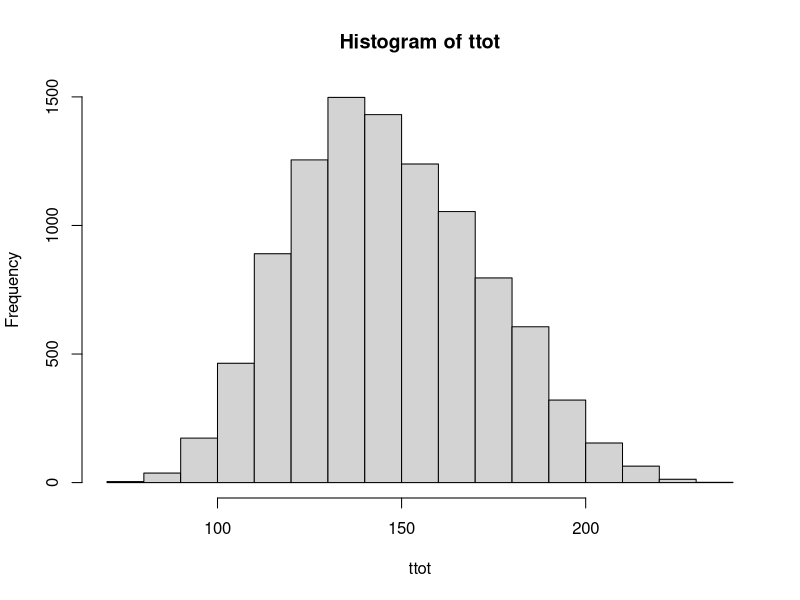
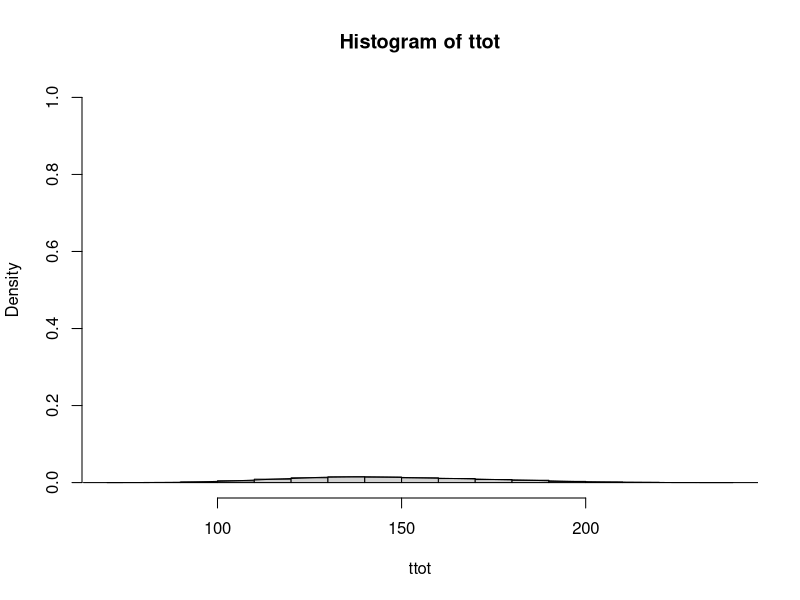
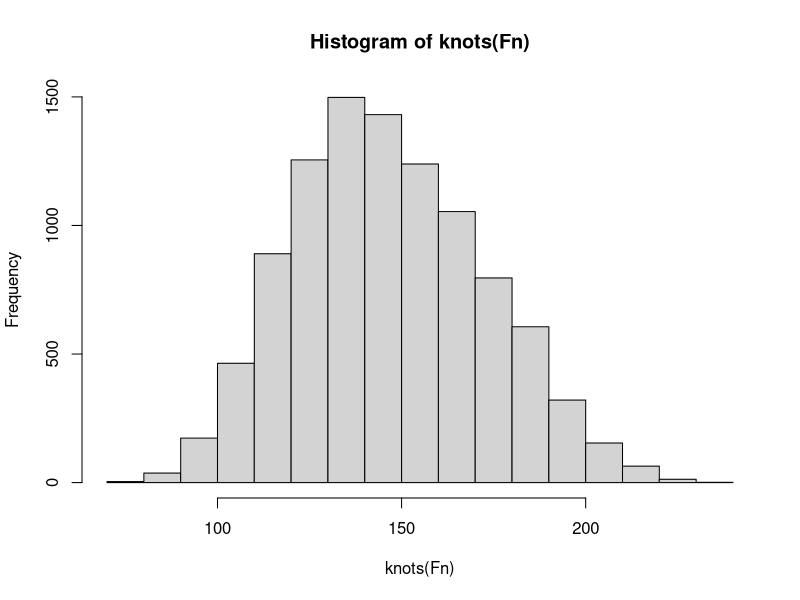
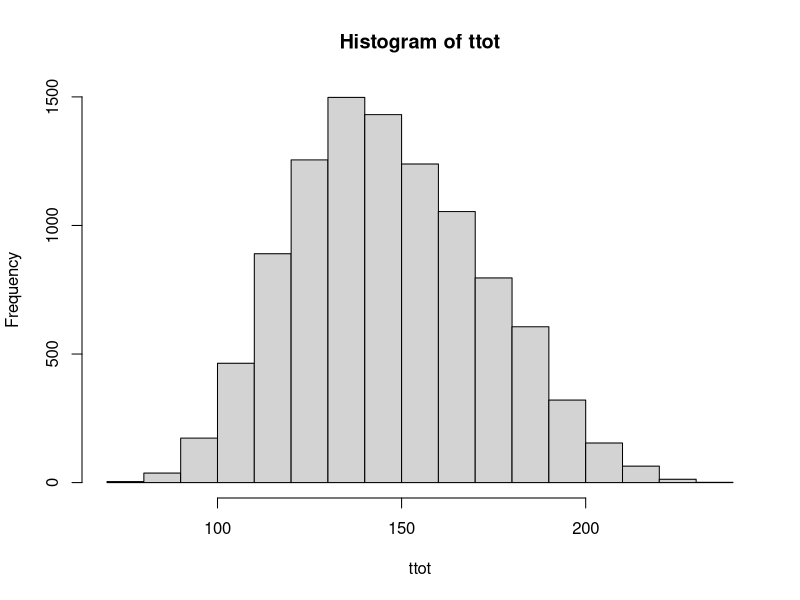
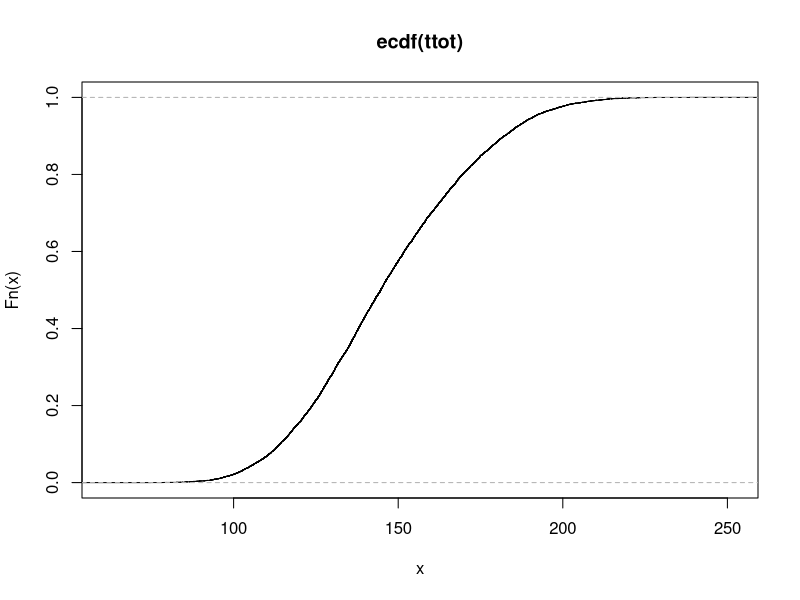
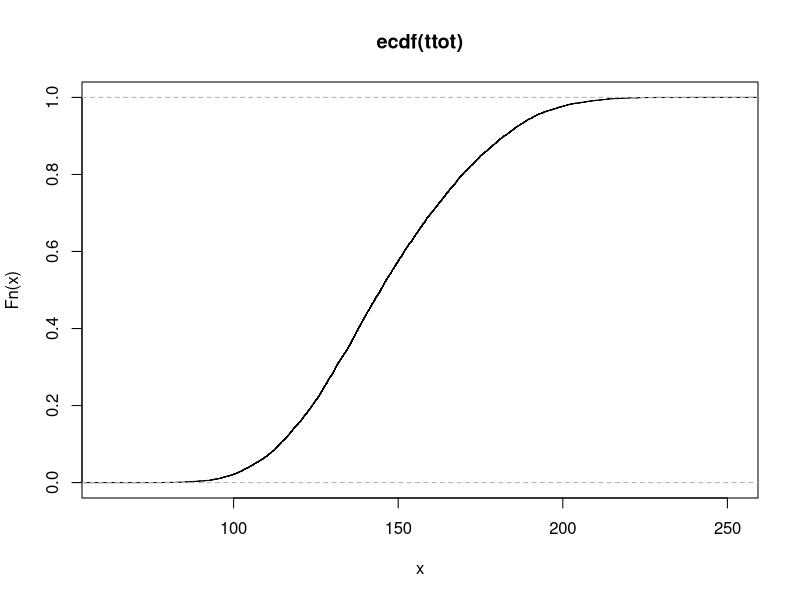
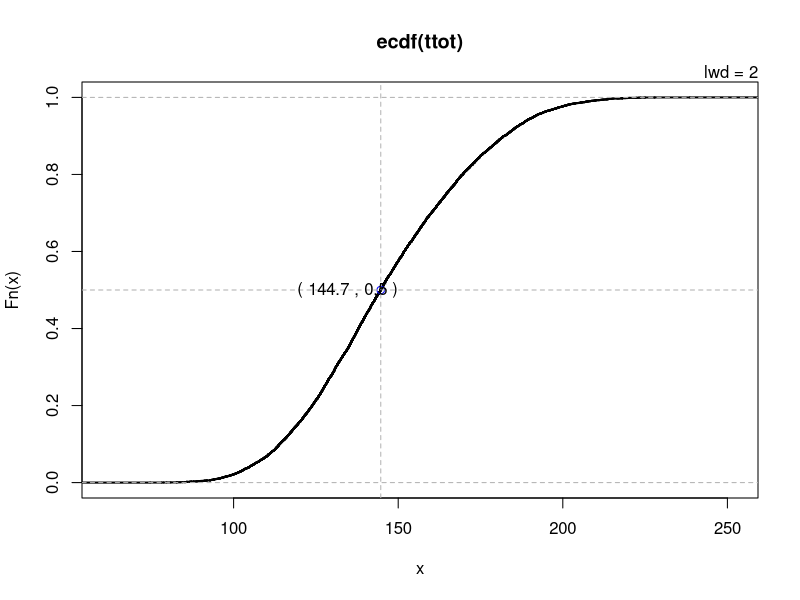
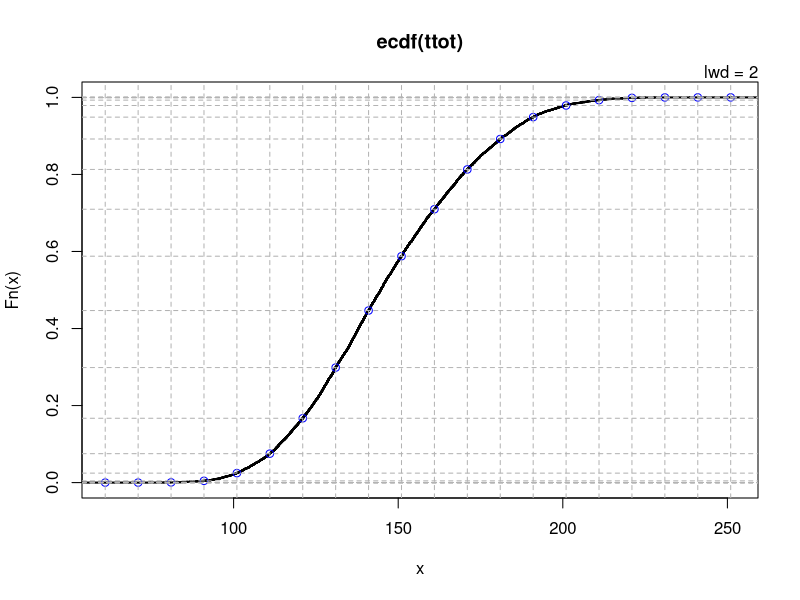

Recreate these plots in R, in order.
#Monte carlo simulation of a project whose tasks can be described by
#triangular distributions.
#see:
#https://eight2late.wordpress.com/2018/03/27/a-gentle-introduction-to-monte-carlo-simulation-for-project-managers/

rm(list=ls())

# The simulation uses the inverse transform method, which requires knowledge
# of the inverse of the cumulative distribution. In the case of the triangular
# distribution, this inverse can be calculated exactly (see 
# https://vimeo.com/308821283. In more general cases one would have to 
# use numerical inversion techniques.

inv_triangle_cdf <- function(P, vmin, vml, vmax){

  Pvml <- (vml-vmin)/(vmax-vmin)
  
  return(ifelse(P < Pvml,
                vmin + sqrt(P*(vml-vmin)*(vmax-vmin)),
                vmax - sqrt((1-P)*(vmax-vml)*(vmax-vmin))))
}

#no of simulation trials
n=10000

#read in duration data

task_durations <- read.csv(file="./session1/task_durations.csv", stringsAsFactors = F)
str(task_durations)


#set seed for reproducibility
set.seed(42)

#create data frame with rows = number of trials and cols = number of tasks
tsim <- as.data.frame(matrix(nrow=n,ncol=nrow(task_durations)))

# for each task
for (i in 1:nrow(task_durations)){
  #set task costs
  vmin <- task_durations$tmin[i]
  vml <- task_durations$tml[i]
  vmax <- task_durations$tmax[i]
  
  #generate n random numbers (one per trial)
  psim <- runif(n)
  #simulate n instances of task
  tsim[,i] <- inv_triangle_cdf(psim,vmin,vml,vmax) 
}

#sum costs for each trial
ttot <- pmax(tsim[,1], tsim[,2]) + tsim[,3] + tsim[,4] 
ttot

#cost distribution
hist(ttot)

hist(ttot,probability = TRUE, ylim = c(0,1))
lines(density(ttot))
summary(ecdf(ttot))



## save ecdf function for result
Fn <- ecdf(ttot)
Fn(140) # returns the percentile of x -> probablity to finish within t = 140
hist(knots(Fn))
hist(ttot)
summary.stepfun(Fn)
Fn(238)
plot(Fn, verticals = TRUE, do.points = FALSE)
plot(Fn)
#mean, max, min and median cost
mean(ttot)
max(ttot)
min(ttot)
median(ttot)

# create an interpolation function for results of ecdf 
# https://r.789695.n4.nabble.com/Extracting-values-from-a-ecdf-empirical-cumulative-distribution-function-curve-td4679471.html 

inv_ecdf <- function(f){
        x <- environment(f)$x
        y <- environment(f)$y
        approxfun(y, x)
}

g <- inv_ecdf(Fn)
g(0.5)
g(.25)
Fn(127.6065)

# 90% likely completion date 
g(.9)
##
plot(Fn , lwd = 2) ; mtext("lwd = 2", adj = 1)
xx <- seq(1,300, by=10)
y = .5
x = g(y)

points(x, y, col = "blue", )
abline(v = x,h = y, lty = 2, col = "gray70")
text(x=x-10,y=y, labels = paste('(',round(x,2),',',y,')'))
# abline(h = y, lty = 2, col = "gray70")


##
plot(Fn , lwd = 2) ; mtext("lwd = 2", adj = 1)
xx <- seq(1,300, by=10)
points(xx, Fn(xx), col = "blue", )
abline(v = xx, lty = 2, col = "gray70")
abline(h = Fn(xx), lty = 2, col = "gray70")
#standard deviation
sd(ttot)




#plot cdf
plot(ecdf(ttot))

# costs corresponding to 5, 50 and 95% chance
quantile(ecdf(ttot),c(0.05,0.5,0.95),type=7)

#can find the chance of the cost coming in under  by trial and error
#or inverting the ecdf
quantile(ecdf(ttot),.59,type=7)

#Exercise: estimate cost.




